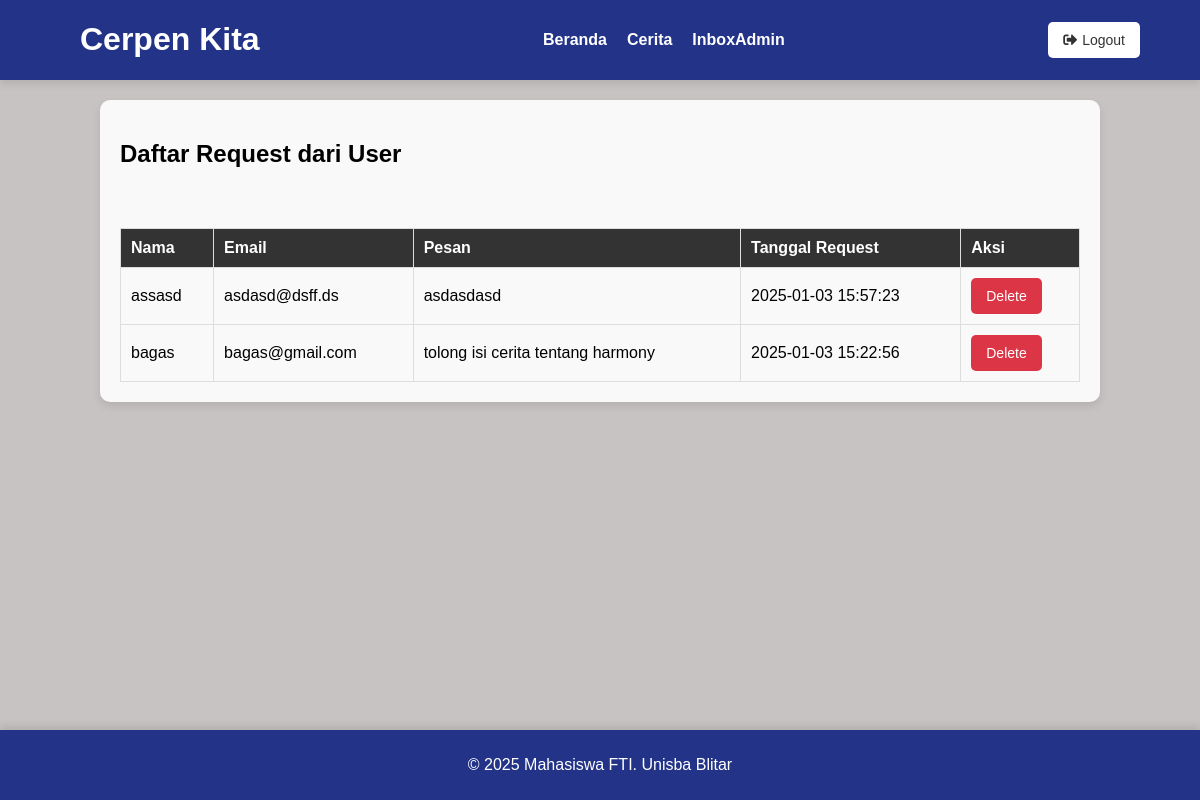
The app's page /admin_request.php (signed in) with its own data.
### tables this page shows
CREATE TABLE `user_requests` (
  `id` int(11) NOT NULL,
  `nama` varchar(255) NOT NULL,
  `email` varchar(255) NOT NULL,
  `pesan` text NOT NULL,
  `tanggal_request` timestamp NOT NULL DEFAULT current_timestamp()
);

### admin_request.php (the view, shortened to what this page needs)
<?php
include 'header.php';
$sql = "SELECT id, nama, email, pesan, tanggal_request FROM user_requests ORDER BY tanggal_request DESC";
$result = $conn->query($sql);
?>
<div class="content-container">
    <h2>Daftar Request dari User</h2>
    <table class="cerita-table">
        <thead>
            <tr>
                <th>Nama</th>
                <th>Email</th>
                <th>Pesan</th>
                <th>Tanggal Request</th>
                <th>Aksi</th>
            </tr>
        </thead>
        <tbody>
            <?php if ($result->num_rows > 0): ?>
            <?php while($row = $result->fetch_assoc()): ?>
            <tr>
                <td><?= htmlspecialchars($row['nama']) ?></td>
                <td><?= htmlspecialchars($row['email']) ?></td>
                <td><?= htmlspecialchars($row['pesan']) ?></td>
                <td><?= htmlspecialchars($row['tanggal_request']) ?></td>
                <td>
                    <a href="admin_request.php?delete_id=<?= $row['id'] ?>" class="btn btn-danger">Delete</a>
                </td>
            </tr>
            <?php endwhile; ?>
            <?php else: ?>
            <tr>
                <td colspan="4">Tidak ada request.</td>
            </tr>
            <?php endif; ?>
        </tbody>
    </table>
</div>
<?php
include 'footer.php';
?>

### styles.css (style rules this page uses)
body { font-family: "Arial", sans-serif; margin: 0; background-color: #c7c3c3; }
.content-container { display: flex; flex-direction: column; gap: 20px; padding: 20px; background: #f9f9f9; border-radius: 10px; box-shadow: 0 4px 8px rgba(0, 0, 0, 0.1); margin: 20px auto; width: 80%; max-width: 1000px; }
.btn { display: inline-block; padding: 10px 15px; font-size: 14px; text-align: center; text-decoration: none; border-radius: 5px; transition: background 0.3s ease; }
.btn { background-color: #007bff; color: #fff; border: none; }
.btn-danger { background-color: #dc3545; color: #fff; border: none; }
.cerita-table { width: 100%; border-collapse: collapse; margin-top: 20px; }
.cerita-table th, .cerita-table td { padding: 10px; border: 1px solid #ddd; text-align: left; }
.cerita-table th { background-color: #333; color: #fff; }
.cerita-table tr:nth-child(even) { background-color: #f9f9f9; }

### records on screen
user_requests: nama "assasd", email "asdasd@dsff.ds", pesan "asdasdasd", tanggal_request "2025-01-03 15:57:23"
user_requests: nama "bagas", email "bagas@gmail.com", pesan "tolong isi cerita tentang harmony", tanggal_request "2025-01-03 15:22:56"
